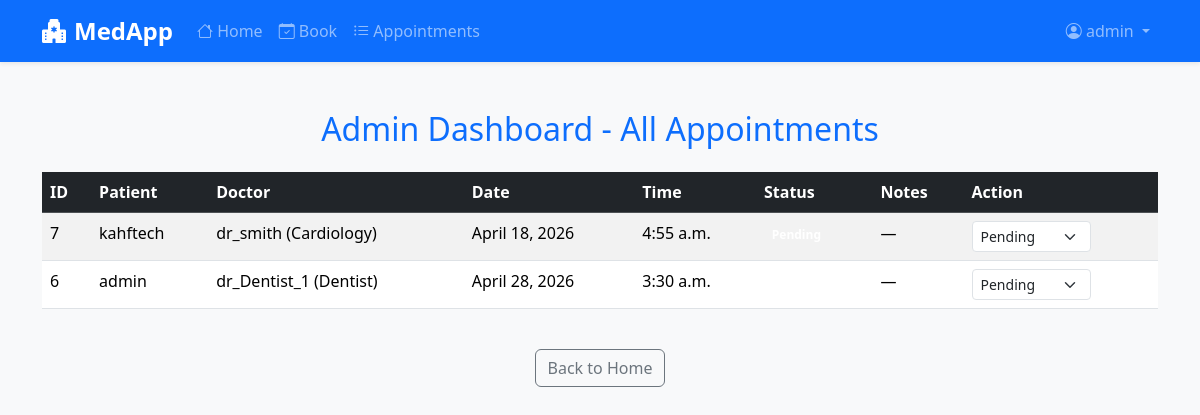
/admin-dashboard/ (signed in), run on the app's committed database.
### appointments/models.py (models this page shows, shortened)
class Appointment(models.Model):
    STATUS_CHOICES = [
        ('Pending', 'Pending'),
        ('Confirmed', 'Confirmed'),
        ('Completed', 'Completed'),
        ('Cancelled', 'Cancelled'),
    ]
    patient = models.ForeignKey(Patient, on_delete=models.CASCADE)
    doctor = models.ForeignKey(Doctor, on_delete=models.CASCADE)
    date = models.DateField()
    time = models.TimeField()
    notes = models.TextField(blank=True)
    status = models.CharField(
        max_length=10,
        choices=STATUS_CHOICES,
        default='Pending'
    )
    created_at = models.DateTimeField(default=timezone.now)
    class Meta:
        ordering = ['-created_at']

class Patient(models.Model):
    profile = models.OneToOneField(Profile, on_delete=models.CASCADE, limit_choices_to={'role': 'patient'})
    phone = models.CharField(max_length=15, blank=True)

class Profile(models.Model):
    ROLE_CHOICES = [
        ('patient', 'Patient'),
        ('doctor', 'Doctor'),
        ('admin', 'Admin'),
    ]
    user = models.OneToOneField(User, on_delete=models.CASCADE)
    role = models.CharField(max_length=10, choices=ROLE_CHOICES, default='patient')
    is_verified = models.BooleanField(default=False)
    created_at = models.DateTimeField(default=timezone.now)

class Doctor(models.Model):
    profile = models.OneToOneField(Profile, on_delete=models.CASCADE, limit_choices_to={'role': 'doctor'})
    specialization = models.CharField(max_length=100)
    avatar = models.ImageField(upload_to='doctors/', blank=True, null=True, default='https://ui-avatars.com/api/?name=Doctor&size=256&background=4f46e5&color=fff')
    availability = models.JSONField(default=dict, blank=True)  # e.g. {'monday': ['09:00-12:00', '14:00-18:00']}

### appointments/views.py (the view)
# urls.py: path('admin-dashboard/', views.admin_dashboard, name='admin_dashboard'),
@login_required
def admin_dashboard(request):
    try:
        profile = Profile.objects.get(user=request.user)
        if profile.role != 'admin':
            messages.error(request, 'Access denied. Admins only.')
            return redirect('home')
        appointments = Appointment.objects.all().order_by('-created_at')
    except Profile.DoesNotExist:
        messages.error(request, 'No profile found.')
        return redirect('home')
    return render(request, 'appointments/admin_dashboard.html', {'appointments': appointments})

### appointments/templates/appointments/admin_dashboard.html (shortened to what this page needs)
{% extends 'base.html' %}
{% block content %}
<div class="container mt-5">
    <h2 class="mb-4 text-center text-primary">Admin Dashboard - All Appointments</h2>
    <div class="table-responsive">
        <table class="table table-striped table-hover">
            <thead class="table-dark">
                <tr>
                    <th>ID</th>
                    <th>Patient</th>
                    <th>Doctor</th>
                    <th>Date</th>
                    <th>Time</th>
                    <th>Status</th>
                    <th>Notes</th>
                    <th>Action</th>
                </tr>
            </thead>
            <tbody>
                {% for appointment in appointments %}
                <tr>
                    <td>{{ appointment.id }}</td>
                    <td>{{ appointment.patient.profile.user.username }}</td>
                    <td>{{ appointment.doctor.profile.user.username }} ({{ appointment.doctor.specialization }})</td>
                    <td>{{ appointment.date }}</td>
                    <td>{{ appointment.time }}</td>
                    <td>
                        <span class="badge bg-{{ appointment.status|lower }}">{{ appointment.status }}</span>
                    </td>
                    <td>{{ appointment.notes|default:"—" }}</td>
                    <td>
                        <select class="form-select form-select-sm" style="width: auto;">
                            <option {% if appointment.status == 'Pending' %}selected{% endif %}>Pending</option>
                        </select>
                    </td>
                </tr>
                {% empty %}
                <tr>
                    <td colspan="8" class="text-center text-muted py-4">No appointments yet.</td>
                </tr>
                {% endfor %}
            </tbody>
        </table>
    </div>
    <div class="text-center mt-4">
        <a href="{% url 'home' %}" class="btn btn-outline-secondary">Back to Home</a>
    </div>
</div>
{% endblock %}

### appointments/templates/base.html (shortened to what this page needs)
<!DOCTYPE html>
<html lang="en">
<head>
    <link href="https://cdn.jsdelivr.net/npm/bootstrap@5.3.3/dist/css/bootstrap.min.css" rel="stylesheet">
    <link href="https://cdn.jsdelivr.net/npm/bootstrap-icons@1.11.3/font/bootstrap-icons.css" rel="stylesheet">
</head>
<body>
    <nav class="navbar navbar-expand-lg navbar-dark bg-primary shadow-sm">
        <div class="container">
            <a class="navbar-brand fw-bold fs-4" href="{% url 'home' %}">
                <i class="bi bi-hospital-fill me-2"></i>MedApp
            </a>
            <div class="collapse navbar-collapse" id="navbarNav">
                <ul class="navbar-nav me-auto">
                    <li class="nav-item">
                        <a class="nav-link" href="{% url 'home' %}"><i class="bi bi-house"></i> Home</a>
                    </li>
                    {% if user.is_authenticated %}
                    <li class="nav-item">
                        <a class="nav-link" href="{% url 'book_appointment' %}"><i class="bi bi-calendar-check"></i> Book</a>
                    </li>
                    <li class="nav-item">
                        <a class="nav-link" href="{% url 'my_appointments' %}"><i class="bi bi-list-ul"></i> Appointments</a>
                    </li>
                    {% endif %}
                </ul>
                <ul class="navbar-nav">
                    {% if user.is_authenticated %}
                    <li class="nav-item dropdown">
                        <a class="nav-link dropdown-toggle" href="#" role="button" data-bs-toggle="dropdown">
                            <i class="bi bi-person-circle"></i> {{ user.username }}
                        </a>
                    </li>
                    {% endif %}
                </ul>
            </div>
        </div>
    </nav>
    <div class="container-fluid">
        {% block content %}
        {% endblock %}
    </div>
</body>
</html>

### appointments/templates/base.html (style rules this page uses)
body { background-color: #f8f9fa; }

### data on the page
Appointment: id "7", patient.profile.user.username "kahftech", doctor.profile.user.username "dr_smith", doctor.specialization "Cardiology", date "April 18, 2026", time "4:55 a.m.", notes "—", status "Pending"
Appointment: id "6", patient.profile.user.username "admin", doctor.profile.user.username "dr_Dentist_1", doctor.specialization "Dentist", date "April 28, 2026", time "3:30 a.m.", notes "—", status "Pending"

### other printed values
{{ user.username }} "admin"
